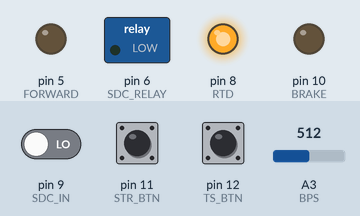
Recording of a sketch running on a simulated Arduino Uno, built with avr-gcc and run on an emulated ATmega328P. Shown: switched loads named in the sketch (green lamp = pin HIGH), output pins drawn as LEDs (lit = HIGH). The inputs (shaded band) are chosen by the test bench; at power-on: pin 9 (SDC_IN) LOW, pin 11 (STR_BTN) HIGH, pin 12 (TS_BTN) HIGH, A3 (BPS) = 512. What the sketch prints to the serial monitor is not drawn.

Above: at 0.1 s.
At 1.1 s:
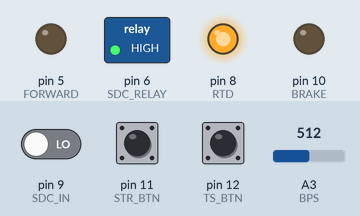
Timing chart, 0 to 2.6 s (numbered marks = the images above):
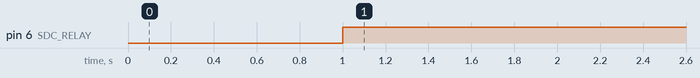

Measured:
- by itself, pin 6 (SDC_RELAY): LOW → HIGH at 1.0 s

The sketch:

startup_test_v3.ino
```cpp
/******************************************************
 * Convention for all checks -> returns true if failure
 ******************************************************/
//PINOUTS

//Relay connections:
#define SDC_RELAY 6
#define FORWARD 5
#define BRAKE 10
#define RTD   8
// Inputs:
#define STR_BTN 11
#define TS_BTN 12
#define SDC_IN 9
#define APPS1 A0
#define APPS2 A1
#define BPS A3
/****************************************************/
//ANALOG THRESHOLDS
#define APPS1_MIN 540
#define APPS1_MAX 1023
#define APPS2_MIN 550
#define APPS2_MAX 800
#define CUR_MIN 506
#define CUR_MAX 518
#define BPS_MIN 60
#define BPS_MAX 160
#define MAX_TORQ 120
/***************************************************/
//FLAGS AND INITIAL PARAMETERS
int debug = 1;
int flagtson=0;
int flagstarter=0;
bool TSNEW;
bool STARTERNEW;
bool TS,STR;
bool SDC=0;
int state=4;


void setup() {

  //PINMODE DECLARATIONS
  //OUTPUTS:
  pinMode(SDC_RELAY, OUTPUT);
  pinMode(FORWARD, OUTPUT);
  pinMode(BRAKE, OUTPUT);
  pinMode(RTD, OUTPUT);
  //INPUTS:
  pinMode(APPS1, INPUT);
  pinMode(APPS2, INPUT);
  pinMode(BPS, INPUT);
  pinMode(STR_BTN, INPUT_PULLUP);
  pinMode(TS_BTN, INPUT_PULLUP);
  pinMode(SDC_IN, INPUT);
  /************************************************/
   //INITIAL STATES:
  digitalWrite(RTD, HIGH);
  digitalWrite(SDC_RELAY, LOW);
  digitalWrite(FORWARD, LOW);
  digitalWrite(BRAKE, LOW);
  /***********************************************/
  Serial.begin(9600);
  Serial.println("Serial com started");
  delay(1000); // buffer for latching

}


void loop() {

  //STARTER AND TSON CHK:
  if(flagtson==0)
     tson();
   if(flagstarter==0 && flagtson==1)
     starter();
/**********************************************/
  // RUN CHECKING FUNCTIONS CONTINUOUSLY
   checkBSPD();
   checkAPPS();
   checkSDC();

   while(checkBSPD() || checkAPPS() || checkSDC) killTS();
 /***********************************************/
  //serial for config

  Serial.println("Config and Debug");
  Serial.print("APPS1: ");
  Serial.println(digitalRead(APPS1));
  Serial.print("APPS2: ");
  Serial.println(digitalRead(APPS2));
  Serial.print("BPS: ");
  Serial.println(digitalRead(BPS));
  Serial.print("SDC: ");
  Serial.println(digitalRead(SDC));
  Serial.print("TS BUTTON: ");
  Serial.println(digitalRead(TS_BTN));
  Serial.print("STARTER BUTTON: ");
  Serial.println(digitalRead(STR_BTN));
  delay(1000);


}


/************************************************/
//AUXILLIARY FUNCTIONS

//STARTUP FUNCTIONS IN ORDER
void tson()
{
  if(digitalRead(TS_BTN)!=TS)
{ flagtson=1;
  digitalWrite(SDC_RELAY, LOW);
}
}

void starter()
{
 if(digitalRead(STR_BTN)!=STR && digitalRead(SDC_IN)==1)
   { flagstarter=1;
    soundRTD();
   }
}

void soundRTD() {
  if(debug) Serial.println("Sounding RTD");
  digitalWrite(RTD, HIGH);
  delay(300);
  digitalWrite(RTD, LOW);
  delay(150);
  digitalWrite(RTD, HIGH);
  delay(300);
  digitalWrite(RTD, LOW);
  delay(150);
  digitalWrite(RTD, HIGH);
  delay(300);
  digitalWrite(RTD, LOW);
  delay(150);
  startupSequence();
}

void startupSequence() {
  digitalWrite(BRAKE, HIGH);
  delay(1000);
  digitalWrite(FORWARD, HIGH);
  delay(1000);
  digitalWrite(BRAKE, LOW);
  digitalWrite(RTD, HIGH);
}


/**********************************************/

//COMPONENTS CHK

bool checkBSPD()
{
  if(analogRead(BPS)>BPS_MIN && analogRead(BPS)<BPS_MAX) return false;
  return true;
 }


bool checkAPPS()
{
  double a1=analogRead(APPS1);
  double a2=analogRead(APPS2);

  if(abs(a1-a2)<0.25*MAX_TORQ) return false;
  return true;
}

bool checkSDC()
{
  if(digitalRead(SDC_IN)==1) return false;
  return true;

}

/**************************************************/

//KILL TS RESET FLAGS FOR STARTER AND TS ON BUTTON
void killTS()
{
  digitalWrite(SDC_RELAY, HIGH);
  SDC=true;
  flagtson=0;
  flagstarter=0;
}
```
